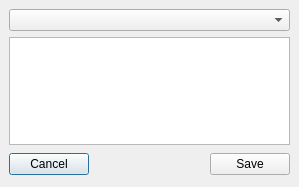
<ui version="4.0" >
 <class>statusWidgetWindow</class>
 <widget class="QDialog" name="statusWidgetWindow" >
  <property name="geometry" >
   <rect>
    <x>0</x>
    <y>0</y>
    <width>299</width>
    <height>187</height>
   </rect>
  </property>
  <property name="windowTitle" >
   <string>Set status message</string>
  </property>
  <property name="windowIcon" >
   <iconset>:/images/16x16/jgames.png</iconset>
  </property>
  <layout class="QGridLayout" >
   <property name="margin" >
    <number>9</number>
   </property>
   <property name="spacing" >
    <number>6</number>
   </property>
   <item row="0" column="0" colspan="3" >
    <widget class="QComboBox" name="show" />
   </item>
   <item row="1" column="0" colspan="3" >
    <widget class="QTextBrowser" name="status" >
     <property name="toolTip" >
      <string>Enter a short message describing your status (e.g. at lunch)</string>
     </property>
     <property name="tabChangesFocus" >
      <bool>true</bool>
     </property>
     <property name="readOnly" >
      <bool>false</bool>
     </property>
    </widget>
   </item>
   <item row="2" column="0" >
    <widget class="QPushButton" name="pushButton" >
     <property name="text" >
      <string>Cancel</string>
     </property>
     <property name="icon" >
      <iconset>:/images/16x16/actions/process-stop.png</iconset>
     </property>
    </widget>
   </item>
   <item row="2" column="1" >
    <spacer>
     <property name="orientation" >
      <enum>Qt::Horizontal</enum>
     </property>
     <property name="sizeType" >
      <enum>QSizePolicy::Expanding</enum>
     </property>
     <property name="sizeHint" >
      <size>
       <width>91</width>
       <height>27</height>
      </size>
     </property>
    </spacer>
   </item>
   <item row="2" column="2" >
    <widget class="QPushButton" name="set" >
     <property name="sizePolicy" >
      <sizepolicy>
       <hsizetype>1</hsizetype>
       <vsizetype>0</vsizetype>
       <horstretch>0</horstretch>
       <verstretch>0</verstretch>
      </sizepolicy>
     </property>
     <property name="text" >
      <string>Save</string>
     </property>
     <property name="icon" >
      <iconset>:/images/16x16/actions/ok.png</iconset>
     </property>
    </widget>
   </item>
  </layout>
 </widget>
 <resources/>
 <connections>
  <connection>
   <sender>set</sender>
   <signal>clicked()</signal>
   <receiver>statusWidgetWindow</receiver>
   <slot>accept()</slot>
   <hints>
    <hint type="sourcelabel" >
     <x>233</x>
     <y>204</y>
    </hint>
    <hint type="destinationlabel" >
     <x>249</x>
     <y>208</y>
    </hint>
   </hints>
  </connection>
  <connection>
   <sender>pushButton</sender>
   <signal>clicked()</signal>
   <receiver>statusWidgetWindow</receiver>
   <slot>reject()</slot>
   <hints>
    <hint type="sourcelabel" >
     <x>59</x>
     <y>206</y>
    </hint>
    <hint type="destinationlabel" >
     <x>117</x>
     <y>192</y>
    </hint>
   </hints>
  </connection>
 </connections>
</ui>
